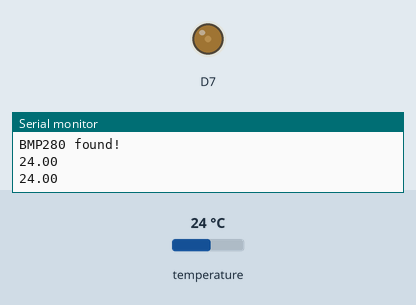
This program was run on a simulated STM32 Nucleo. Parts: output pins drawn as LEDs (lit = HIGH), the last lines printed to the serial monitor. The inputs (shaded band) are chosen by the test bench; at power-on: temperature 24 °C.

Above: at 1.2 s.
1.3 s: temperature set to 12 °C
At 2.9 s:
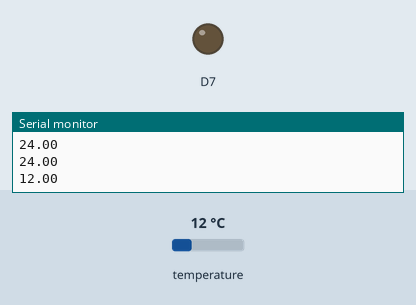
3.5 s: temperature set to 28 °C
At 4.6 s:
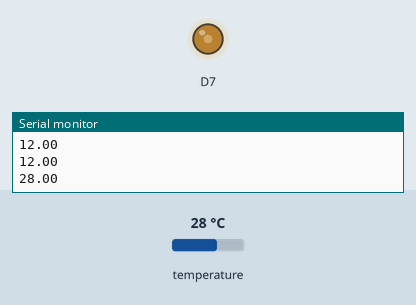
5.5 s: temperature set to 33 °C
At 6.3 s:
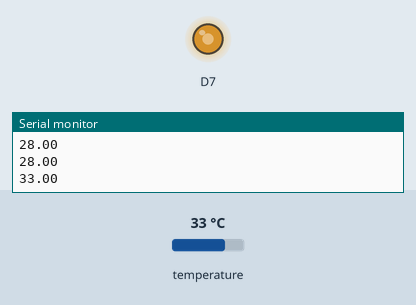
7.5 s: temperature set to 41 °C
At 9.1 s:
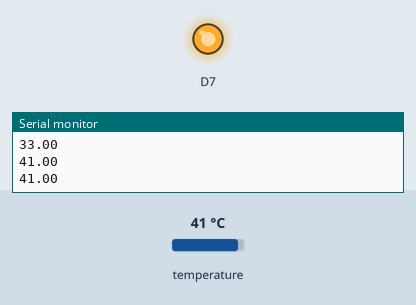
9.5 s: temperature set to 19 °C
At 10.8 s:
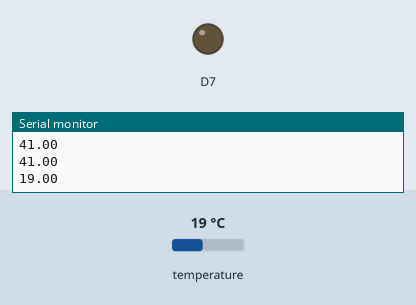
Timing chart, 0 to 12.5 s (numbered marks = the images above; inputs shaded):
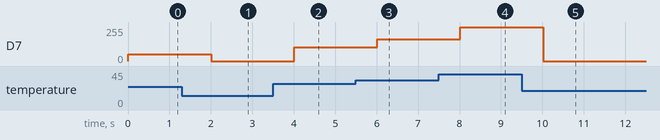

The program:

main.cpp
```cpp
#include <Adafruit_BMP280.h>
#include <Adafruit_Sensor.h>
#include <Arduino.h>
#include <Wire.h>

Adafruit_BMP280 bmp;

int tempMax = 40;
int tempMin = 20;
int speedMax = 255;
int speedMin = 0;

float howFast(float temperature)
{
  float fanSpeed;
  fanSpeed = speedMin + (temperature - tempMin) * (speedMax - speedMin) / (tempMax - tempMin);
  return fanSpeed;
}

void setup() {
  Serial.begin(115200);
  Wire.begin();
  pinMode(D7, OUTPUT);
  if (!bmp.begin(0x76)) {
    Serial.println(F("Could not find a valid BMP280 sensor, check wiring!"));
    while (1)
      ;
  }
  Serial.println("BMP280 found!");
  analogWriteFrequency(25000);
}

void loop() {
  // Serial.print("Temperature = ");
  // Serial.print(bmp.readTemperature());
  // Serial.print(" *C");

  // Serial.print("Pressure = ");
  // Serial.print(bmp.readPressure());
  // Serial.print(" Pa\n");
  // delay(2000);

  // Set PWM frequency to 25kHz and duty cycle to 10% (slow speed)
 // analogWrite(D7, 0); // 10% of 255 is approximately 26
  //delay(5000);

  // Set PWM duty cycle to 90% (fast speed)
  //analogWrite(D7, 255); // 90% of 255 is approximately 230
  //delay(1000);

  analogWrite(D7, uint32_t(howFast(bmp.readTemperature())));
  Serial.println(bmp.readTemperature());
  delay(1000);

}
```

Measured:
- after the input at 1.3 s, D7: 51/255 → 0/255 after 0.71 s
- after the input at 3.5 s, D7: 0/255 → 102/255 after 0.51 s
- after the input at 5.5 s, D7: 102/255 → 165/255 after 0.51 s
- after the input at 7.5 s, D7: 165/255 → 255/255 after 0.52 s
- after the input at 9.5 s, D7: 255/255 → 0/255 after 0.52 s
